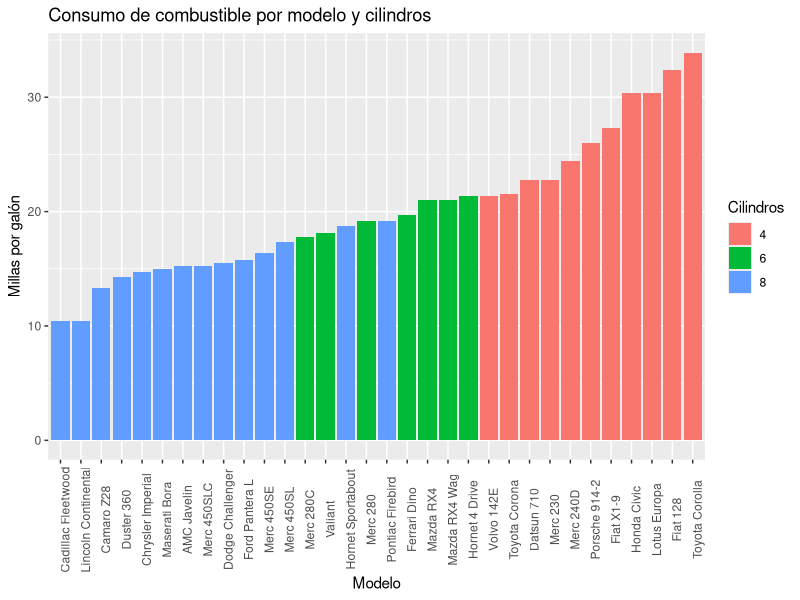
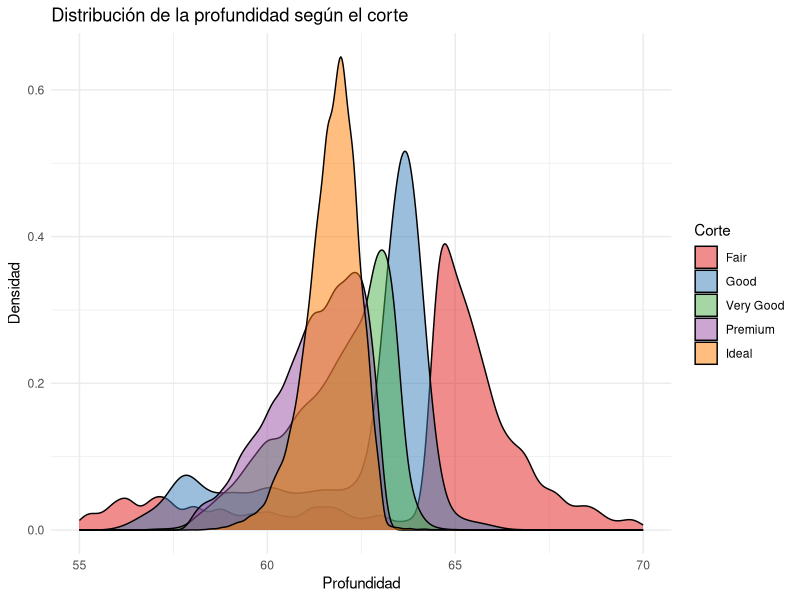
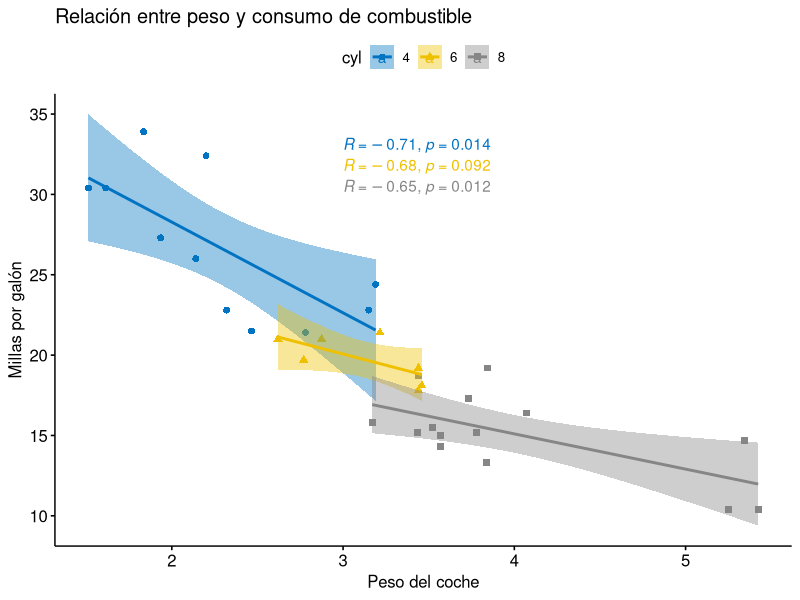

The R script that drew these images, in order:
## ---- chunk 1
library(ggpubr); library(patchwork); library(ggplot2); library(grid)
library(gridExtra); library(ggrepel)

## ---- chunk 2
data("ToothGrowth")

head(ToothGrowth, n=4)
## ---- chunk 3
data("mtcars")

head(mtcars, n=4)
## ---- chunk 4
data("diamonds")

head(diamonds, n=4)
## ---- chunk 5
data("mtcars")
mtcars$name <- rownames(mtcars)
mtcars$cyl <- as.factor(mtcars$cyl)
head(mtcars[, c("name", "wt", "mpg", "cyl")])

## ---- chunk 6
dfm1<-ggplot(mtcars, aes(x = reorder(name, mpg), y = mpg, fill = cyl)) + # se definen los datos y las variables
  geom_bar(stat = "identity", position = "dodge") + # se crea las barras
  theme(legend.position = "right", # se mueve la leyenda a la derecha
        axis.text.x = element_text(angle = 90)) + # se rota los nombres del eje x
  labs(title = "Consumo de combustible por modelo y cilindros", # se pone el título
       x = "Modelo", # se agrega el nombre del eje x
       y = "Millas por galón", # se agrega el nombre del eje y
       fill = "Cilindros") # se agrega el nombre de la leyenda
dfm1
## ---- chunk 7
data("diamonds")
dm <-ggplot(diamonds, aes(x = depth, fill = cut)) +
  geom_density(alpha = 0.5) +
  labs(title = "Distribución de la profundidad según el corte",
       x = "Profundidad",
       y = "Densidad") +
  theme_minimal() +
  scale_x_continuous(limits=c(55,70), breaks=seq(55,70,5)) +
  scale_fill_brewer(palette="Set1") +
  guides(fill=guide_legend(title="Corte"))
dm
## ---- chunk 8

dfm2 <- ggscatter(mtcars, x = "wt", y = "mpg",
                add = "reg.line",# Para agregar la linea de regresión
                conf.int = TRUE, # para agregar el intervalo de confianza
                color = "cyl", palette = "jco", # se aplica un color por grupos para "cyl"
                shape = "cyl" 
)+
  stat_cor(aes(color = cyl), label.x = 3) +
  xlab("Peso del coche") + # etiqueta del eje x
  ylab("Millas por galón") + # etiqueta del eje y
  ggtitle("Relación entre peso y consumo de combustible") # título del gráfico

dfm2

